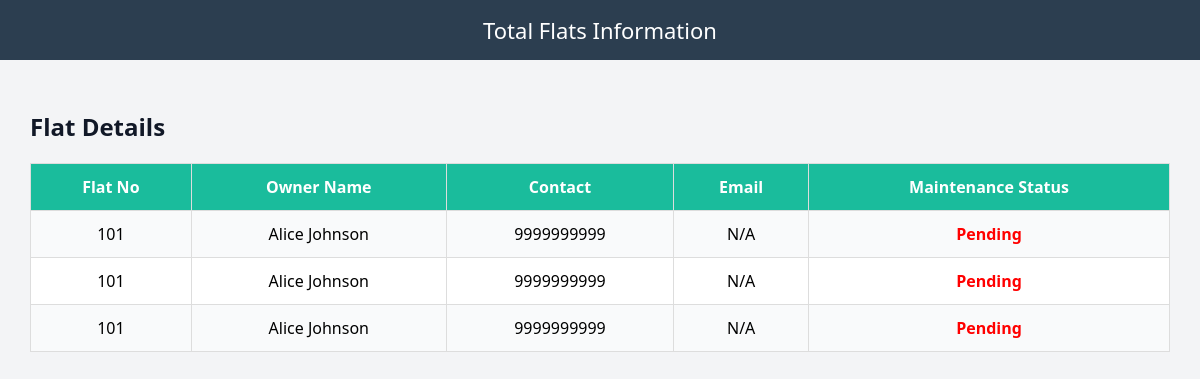
Page /flats/info (signed in) on the committed database.
### app/models.py (models this page shows)
class Flat(db.Model):
    __tablename__ = 'flats'
    flat_id = db.Column(db.Integer, primary_key=True)
    flat_number = db.Column(db.String(10), nullable=False)
    owner_name = db.Column(db.String(100), nullable=False)
    contact = db.Column(db.String(20))
    email = db.Column(db.String(120))
    parking_slot = db.Column(db.String(20))
    bills = db.relationship('MaintenanceBill', backref='flat', lazy=True)

class MaintenanceBill(db.Model):
    __tablename__ = 'maintenance_bills'
    bill_id = db.Column(db.Integer, primary_key=True)
    flat_id = db.Column(db.Integer, db.ForeignKey('flats.flat_id'), nullable=False)
    month = db.Column(db.String(7), nullable=False)  # e.g. '2025-07'
    base_amount = db.Column(db.Float, nullable=False)
    late_fee = db.Column(db.Float, default=0.0)
    status = db.Column(db.String(10), default='Pending')  # Paid / Pending
    payments = db.relationship('Payment', backref='bill', lazy=True)

### app/routes.py (the view)
@main_bp.route('/flats/info')
@login_required
def flats_info():
    flats = Flat.query.all()
    flats_data = []
    for flat in flats:
        latest_bill = MaintenanceBill.query.filter_by(flat_id=flat.flat_id)\
                          .order_by(MaintenanceBill.month.desc()).first()
        status = latest_bill.status if latest_bill else "No Data"
        flats_data.append({
            'flat_number': flat.flat_number,
            'owner_name': flat.owner_name,
            'contact': flat.contact,
            'email': getattr(flat, 'email', 'N/A'),
            'maintenance_status': status
        })
    return render_template('total_flats.html', flats=flats_data)

### app/routes.py (called while the page is built)
def login_required(f):
    @wraps(f)
    def decorated(*args, **kwargs):
        if 'user_id' not in session:
            return redirect(url_for('auth.login'))
        return f(*args, **kwargs)
    return decorated

### app/templates/total_flats.html (shortened to what this page needs)
<!DOCTYPE html>
<html lang="en">
<head>
</head>
<body>
  <div class="navbar">Total Flats Information</div>
  <div class="container">
    <h2>Flat Details</h2>
    <table>
      <tr>
        <th>Flat No</th>
        <th>Owner Name</th>
        <th>Contact</th>
        <th>Email</th>
        <th>Maintenance Status</th>
      </tr>
      {% for flat in flats %}
      <tr>
        <td>{{ flat.flat_number }}</td>
        <td>{{ flat.owner_name }}</td>
        <td>{{ flat.contact }}</td>
        <td>{{ flat.email or 'N/A' }}</td>
        <td class="{{ 'paid' if flat.maintenance_status == 'Paid' else 'pending' }}">
          {{ flat.maintenance_status }}
        </td>
      </tr>
      {% endfor %}
    </table>
  </div>
</body>
</html>

### app/templates/total_flats.html (style rules this page uses)
body { font-family: 'Segoe UI', sans-serif; background-color: #f3f4f6; margin: 0; padding: 0; }
.navbar { background-color: #2c3e50; color: white; padding: 15px; font-size: 22px; text-align: center; }
.container { padding: 30px; }
h2 { color: #111827; margin-bottom: 20px; }
table { width: 100%; border-collapse: collapse; background-color: white; margin-bottom: 30px; }
th, td { border: 1px solid #ddd; padding: 12px; text-align: center; }
th { background-color: #1abc9c; color: white; }
tr:nth-child(even) { background-color: #f9fafb; }
.pending { color: red; font-weight: bold; }

### rows in the picture
Flat: flat_number "101", owner_name "Alice Johnson", contact "9999999999"
MaintenanceBill: maintenance_status "Pending"
Flat: flat_number "101", owner_name "Alice Johnson", contact "9999999999"
MaintenanceBill: maintenance_status "Pending"
Flat: flat_number "101", owner_name "Alice Johnson", contact "9999999999"
MaintenanceBill: maintenance_status "Pending"

### other values in the picture
{{ flat.email or 'N/A' }} "N/A" "N/A" "N/A"
